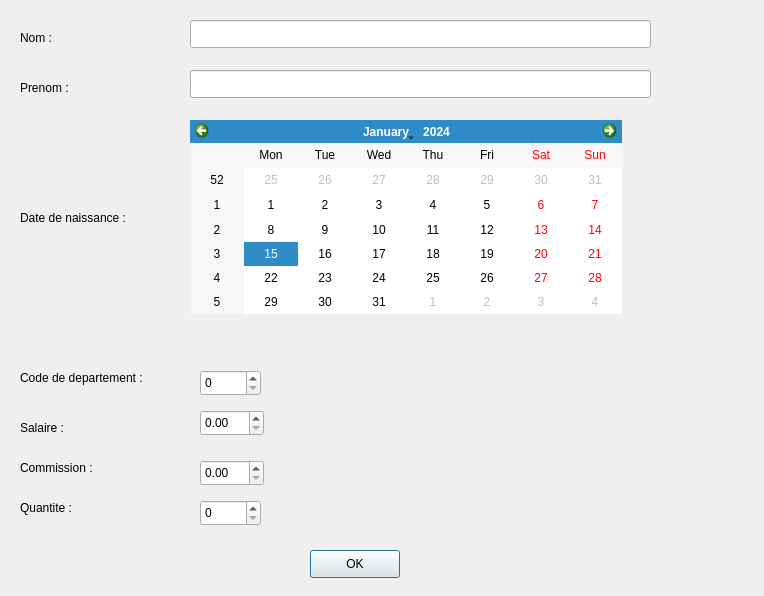
<?xml version="1.0" encoding="UTF-8"?>
<ui version="4.0">
 <class>EmployeCommisInterface</class>
 <widget class="QDialog" name="EmployeCommisInterface">
  <property name="geometry">
   <rect>
    <x>0</x>
    <y>0</y>
    <width>764</width>
    <height>596</height>
   </rect>
  </property>
  <property name="windowTitle">
   <string>EmployeCommisInterface</string>
  </property>
  <widget class="QPushButton" name="ok">
   <property name="geometry">
    <rect>
     <x>310</x>
     <y>550</y>
     <width>90</width>
     <height>28</height>
    </rect>
   </property>
   <property name="text">
    <string>OK</string>
   </property>
  </widget>
  <widget class="QLabel" name="label">
   <property name="geometry">
    <rect>
     <x>20</x>
     <y>30</y>
     <width>58</width>
     <height>16</height>
    </rect>
   </property>
   <property name="text">
    <string>Nom :</string>
   </property>
  </widget>
  <widget class="QLineEdit" name="nom">
   <property name="geometry">
    <rect>
     <x>190</x>
     <y>20</y>
     <width>461</width>
     <height>28</height>
    </rect>
   </property>
  </widget>
  <widget class="QLabel" name="label_2">
   <property name="geometry">
    <rect>
     <x>20</x>
     <y>80</y>
     <width>58</width>
     <height>16</height>
    </rect>
   </property>
   <property name="text">
    <string>Prenom :</string>
   </property>
  </widget>
  <widget class="QLineEdit" name="prenom">
   <property name="geometry">
    <rect>
     <x>190</x>
     <y>70</y>
     <width>461</width>
     <height>28</height>
    </rect>
   </property>
  </widget>
  <widget class="QLabel" name="label_3">
   <property name="geometry">
    <rect>
     <x>20</x>
     <y>210</y>
     <width>121</width>
     <height>16</height>
    </rect>
   </property>
   <property name="text">
    <string>Date de naissance :</string>
   </property>
  </widget>
  <widget class="QCalendarWidget" name="dateNaissance">
   <property name="geometry">
    <rect>
     <x>190</x>
     <y>120</y>
     <width>432</width>
     <height>194</height>
    </rect>
   </property>
   <property name="minimumDate">
    <date>
     <year>1970</year>
     <month>1</month>
     <day>1</day>
    </date>
   </property>
   <property name="maximumDate">
    <date>
     <year>2030</year>
     <month>12</month>
     <day>31</day>
    </date>
   </property>
  </widget>
  <widget class="QLabel" name="label_4">
   <property name="geometry">
    <rect>
     <x>20</x>
     <y>370</y>
     <width>141</width>
     <height>16</height>
    </rect>
   </property>
   <property name="text">
    <string>Code de departement :</string>
   </property>
  </widget>
  <widget class="QSpinBox" name="code">
   <property name="geometry">
    <rect>
     <x>200</x>
     <y>370</y>
     <width>61</width>
     <height>26</height>
    </rect>
   </property>
  </widget>
  <widget class="QLabel" name="label_5">
   <property name="geometry">
    <rect>
     <x>20</x>
     <y>420</y>
     <width>58</width>
     <height>16</height>
    </rect>
   </property>
   <property name="text">
    <string>Salaire :</string>
   </property>
  </widget>
  <widget class="QDoubleSpinBox" name="salaire">
   <property name="geometry">
    <rect>
     <x>200</x>
     <y>410</y>
     <width>64</width>
     <height>26</height>
    </rect>
   </property>
  </widget>
  <widget class="QLabel" name="label_6">
   <property name="geometry">
    <rect>
     <x>20</x>
     <y>460</y>
     <width>91</width>
     <height>16</height>
    </rect>
   </property>
   <property name="text">
    <string>Commission :</string>
   </property>
  </widget>
  <widget class="QLabel" name="label_7">
   <property name="geometry">
    <rect>
     <x>20</x>
     <y>500</y>
     <width>58</width>
     <height>16</height>
    </rect>
   </property>
   <property name="text">
    <string>Quantite :</string>
   </property>
  </widget>
  <widget class="QDoubleSpinBox" name="commission">
   <property name="geometry">
    <rect>
     <x>200</x>
     <y>460</y>
     <width>64</width>
     <height>26</height>
    </rect>
   </property>
  </widget>
  <widget class="QSpinBox" name="quantite">
   <property name="geometry">
    <rect>
     <x>200</x>
     <y>500</y>
     <width>61</width>
     <height>26</height>
    </rect>
   </property>
  </widget>
 </widget>
 <resources/>
 <connections>
  <connection>
   <sender>ok</sender>
   <signal>clicked()</signal>
   <receiver>EmployeCommisInterface</receiver>
   <slot>valideEnregistrement()</slot>
   <hints>
    <hint type="sourcelabel">
     <x>354</x>
     <y>563</y>
    </hint>
    <hint type="destinationlabel">
     <x>381</x>
     <y>297</y>
    </hint>
   </hints>
  </connection>
 </connections>
 <slots>
  <slot>valideEnregistrement()</slot>
 </slots>
</ui>
